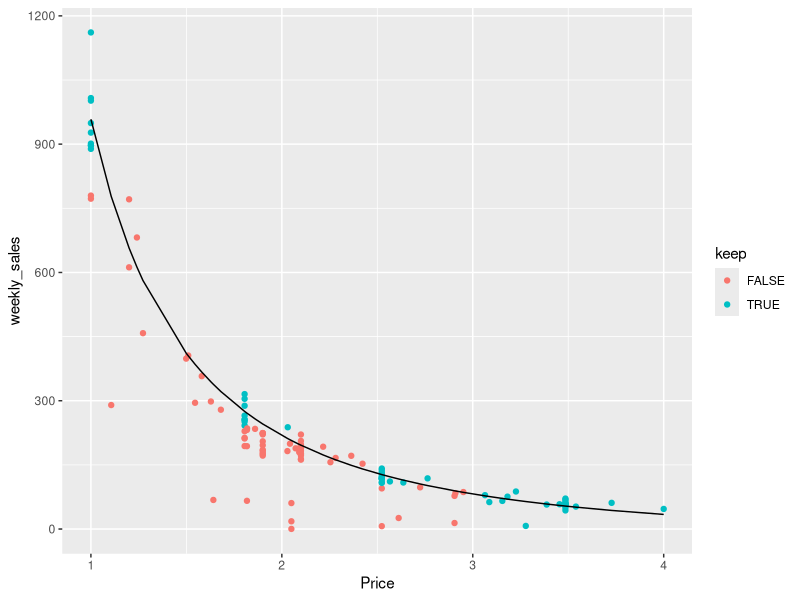
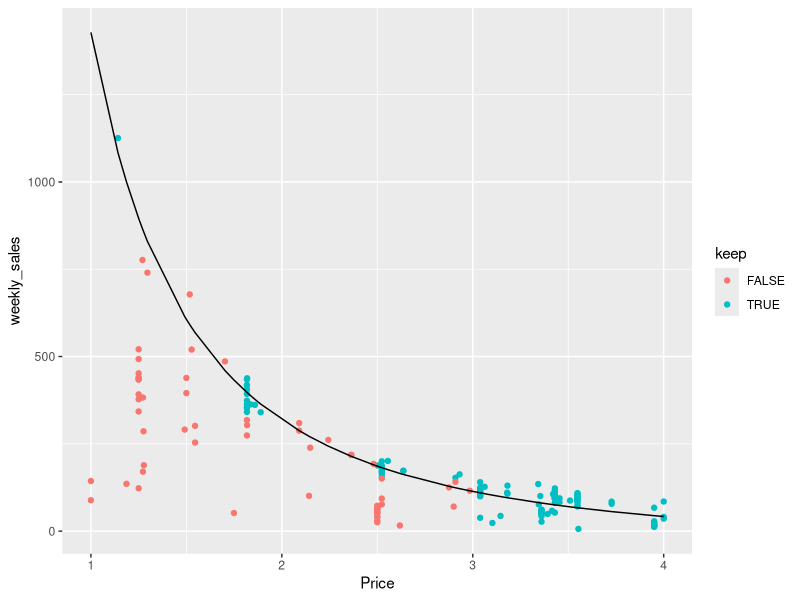
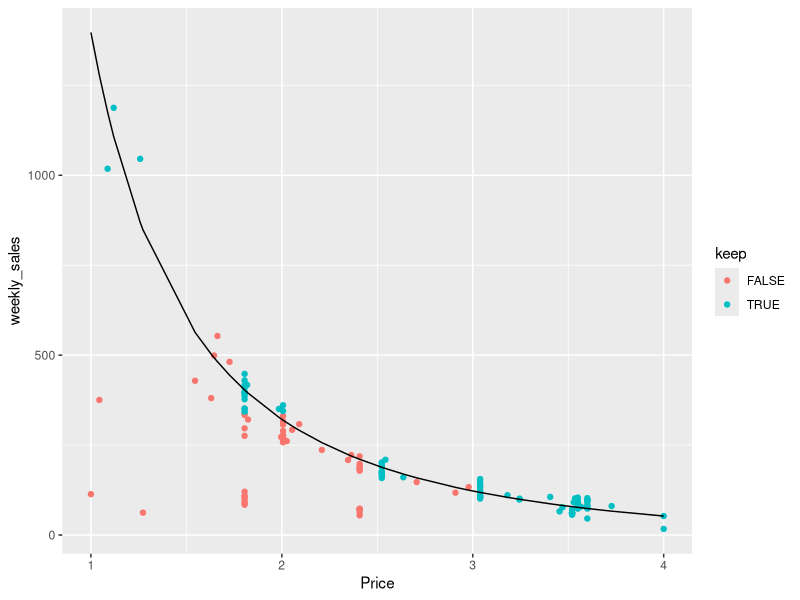
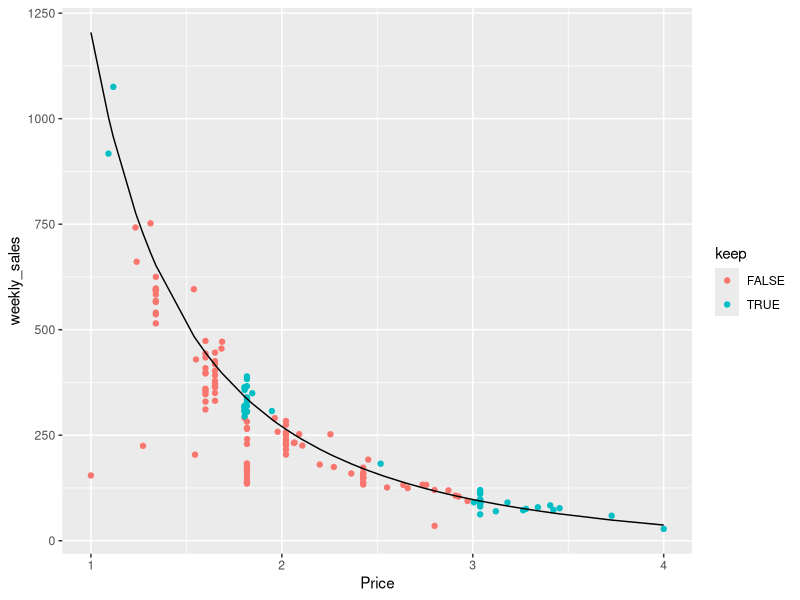
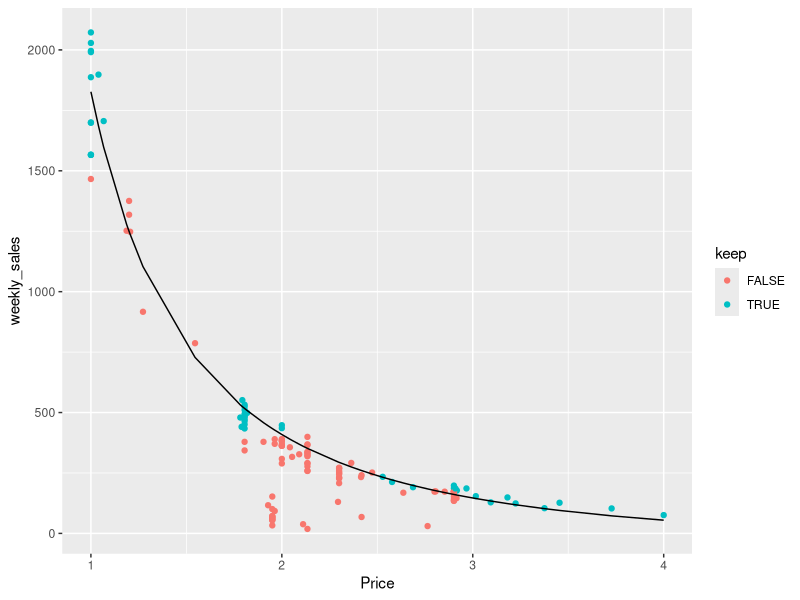
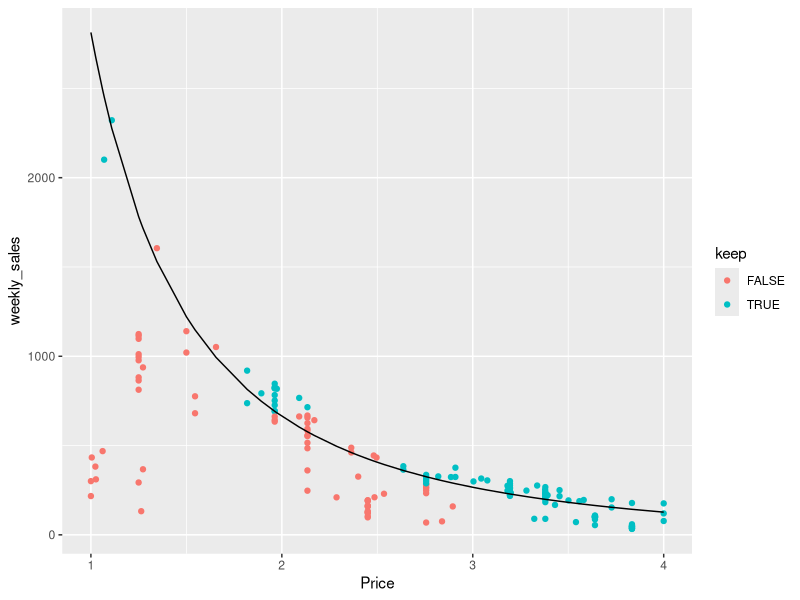
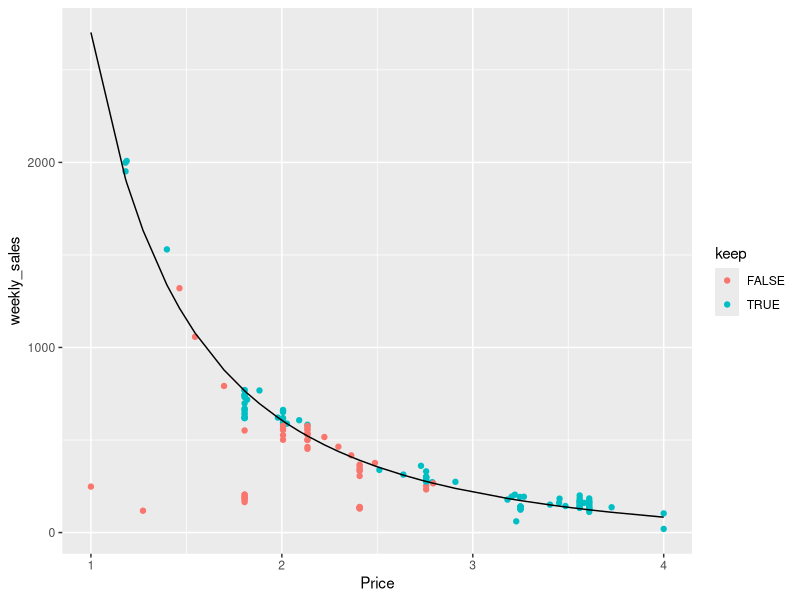
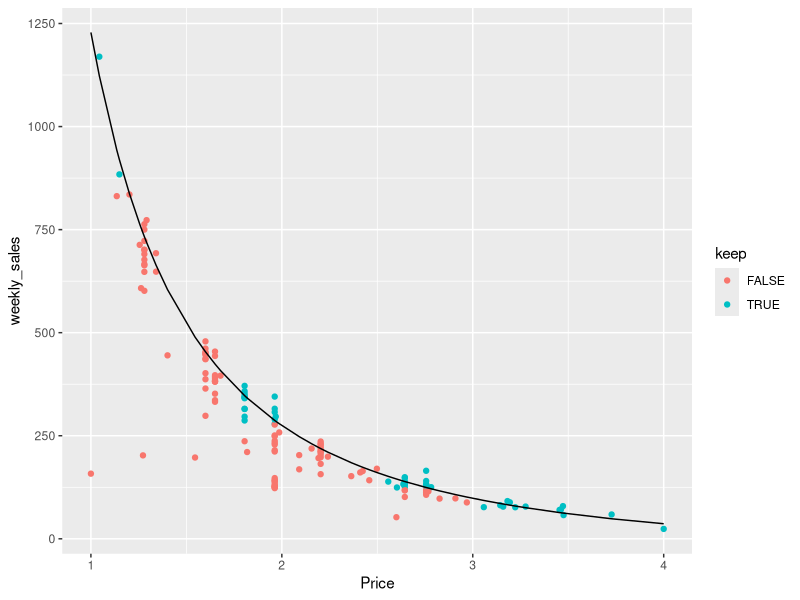

The R source for these figures, in order:
library(dplyr)
library(ggplot2)
# library(MASS)

sales_df <- read.csv('sales.csv', stringsAsFactors=FALSE)
sales_df$weekly_sales <- sales_df$Sales / 4
regions <- unique(sales_df$Region)
products <- unique(sales_df$Product)
price_neighborhoods <- seq(1, 4, by=0.75)

get.neighborhood <- function(p, price_neighborhoods) {
    # Take care of tail end
    if (p == 4) {
        return(length(price_neighborhoods) - 1)
    }
    # Note we take the last element because neighborhoods
    # are inclusive on the lower end.
    found <- which(sort(c(p, price_neighborhoods)) == p)
    return(found[length(found)] - 1)
}

# Testing get.neighborhood
# for (p in seq(1, 4, by=0.1)) {
#     print(p)
#     print(get.neighborhood(p, price_neighborhoods))
# }

PROP = 0.25

coef_fit_df <- data.frame(matrix(0, 28, 4))
colnames(coef_fit_df) <- c('b',
                           'a',
                           'region',
                           'product')
j <- 1
for (region in regions) {
    for (product in products) {
        this_df <- sales_df %>%
            filter(Region == region, Product == product) %>%
            filter(weekly_sales > 0) # This isn't removing censored
            # data, it's just removing point with no sales.

        # Apply neighborhood-based removal of censored data.
        # First, we find the max value in each neighborhood
        # [1, 1.5), [1.5, 2), ...
        neighborhood_maxes <- rep(NA,
            length(price_neighborhoods) - 1)
        for (i in 1:length(neighborhood_maxes)) {
            p_lower <- price_neighborhoods[i]
            p_upper <- price_neighborhoods[i + 1]
            tmp <- this_df %>%
                filter(p_lower <= Price, Price < p_upper)
            neighborhood_maxes[i] <- max(tmp$weekly_sales)
        }

        # Then, we attach this max to each data point, and
        # remove the ones that are not within 50% of their
        # max (arbitrary number, should work well).
        this_df$local_max <- neighborhood_maxes[unlist(
            sapply(this_df$Price, FUN=get.neighborhood,
                   price_neighborhoods))]

        this_df$keep <- (
            this_df$weekly_sales > this_df$local_max * (1 - PROP) &
            this_df$weekly_sales < this_df$local_max * (1 + PROP))

        # Let's keep everything past price 3, though, because
        # censoring at that level is ineffective anyways.
        this_df[which(this_df$Price >= 3), ]$keep <- TRUE

        # We also keep everything for ORA (not a lot of censored, and
        # heavily inflated in uncensored places).
        # if (product == 'ORA') {
        #     this_df$keep <- TRUE
        # }
        # NVM that didn't work
        
        # Fit the model only on clean data
        clean_df <- this_df[this_df$keep, ]
        model <- lm(weekly_sales ~ I(Price ^ (-2)), data=clean_df)
        
        # Save the coefficients
        coef_fit_df[j, ] <- c(model$coef, region, product)
        j <- j + 1
        # Predict and plot on all prices.
        this_df$pred <- predict(model, this_df)
        ggplot(this_df, aes(x=Price)) +
            geom_point(aes(y=weekly_sales, colour=keep)) +
            geom_line(aes(y=pred))
        ggsave(paste('sales_and_fits_plots/', product, '_',
                      region, '.png', sep=''),
               width=10, height=6)
    }
}

write.csv(coef_fit_df, 'demand_fit_coefs.csv',
          quote=FALSE, row.names=FALSE)



